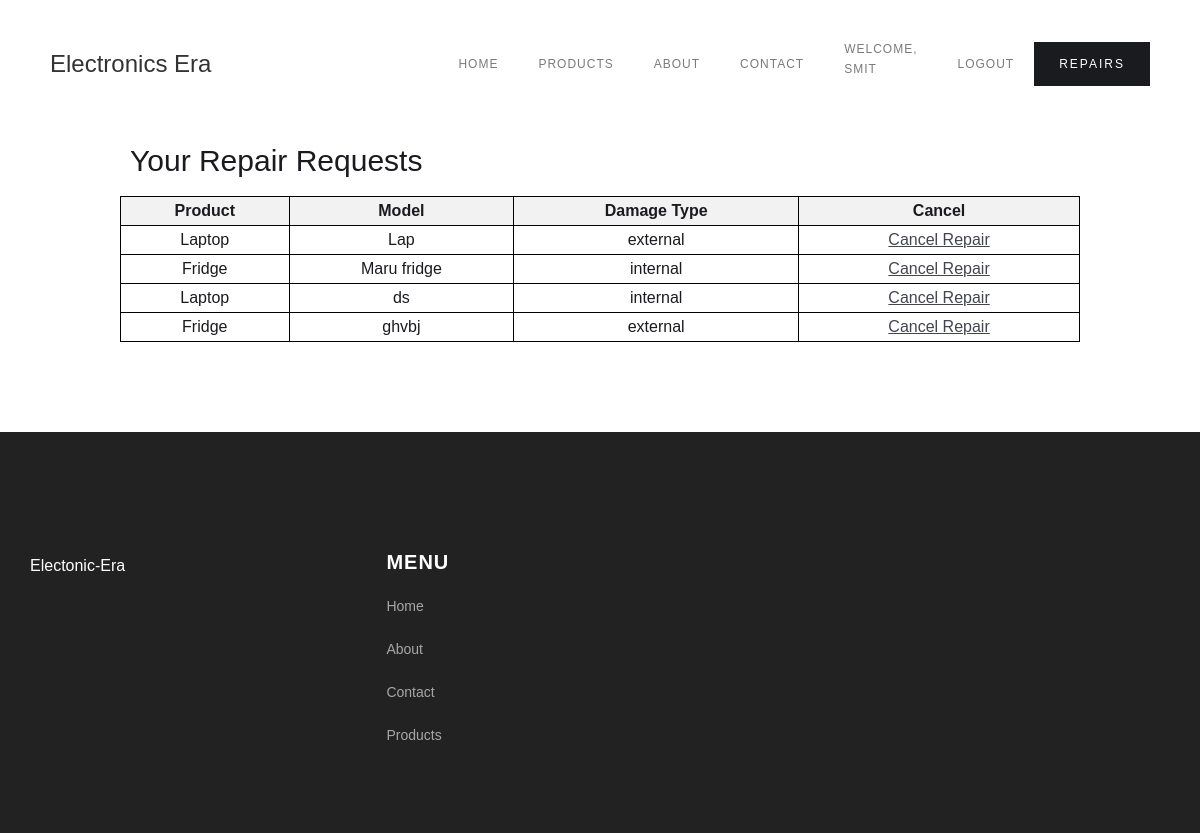
Screenshot of /orders.php (signed in) with the database file from the repository.
### tables this page shows
CREATE TABLE IF NOT EXISTS `repair_req` (
  `product` varchar(100) NOT NULL,
  `name` varchar(100) NOT NULL,
  `email` varchar(100) NOT NULL,
  `address` varchar(100) NOT NULL,
  `damage` text NOT NULL,
  `userid` int NOT NULL,
  `reqid` int NOT NULL AUTO_INCREMENT,
  PRIMARY KEY (`reqid`)
);

### orders.php (the view, shortened to what this page needs)
<!DOCTYPE html>
<html data-wf-domain="electronic-era-d58163.webflow.io" data-wf-page="660a380edcbe8e8216677e51"
    data-wf-site="660a380edcbe8e8216677e08" lang="en">
<head>
    <?php
    include('nav.php');
    ?>
</head>
<body>
<table class='product-table'>
      <thead>
        <tr>
          <th>Product</th>
          <th>Model</th>
          <th>Damage Type</th>
          <th>Cancel </th>
        </tr>
    </thead>
    <h3 style="margin-left: 130px;">Your Repair Requests</h3>
    <?php
     $servername = "localhost";
     $username = "root";
     $password = "";
     $dbname = "elec-era";
     $conn = new mysqli($servername, $username, $password, $dbname);
    $sql='SELECT * FROM repair_req WHERE userid='.$_COOKIE['userid'].'';
    $result = $conn->query($sql);
    if ($result->num_rows > 0) {
        while ($row = $result->fetch_assoc()) {
    echo '
    <tbody>
    <tr>
    <td>'.$row['product'].'</td>
    <td>'.$row['name'].'</td>
    <td>'.$row['damage'].'</td>
    <td><a href="remove.php?reqid='.$row['reqid'].'">Cancel Repair</a></td>
    </tr>';
        }
    }
    ?>
    </table>
    <?php
include('footer.php');
?>
</body>
</html>

### nav.php (shortened to what this page needs)
    <link href="home.css" rel="stylesheet" type="text/css" />
</head>
<body>
    <div data-collapse="medium" data-animation="default" data-duration="400" data-easing="ease" data-easing2="ease"
        role="banner" class="navigation w-nav">
        <div class="navigation-items"><a href="home.php" aria-current="page" class="logo-link w-nav-brand w--current"><h4>Electronics Era</h4></a>
            <div class="navigation-wrap">
                <nav role="navigation" class="navigation-items w-nav-menu">
                    <a href="home.php"
                class="navigation-item w-nav-link">Home</a>
                <a href="product.php"
                        class="navigation-item w-nav-link">Products</a><a href="about.php"
                        class="navigation-item w-nav-link">About</a><a href="contact.php"
                        class="navigation-item w-nav-link">Contact</a>
<?php
if (isset($_COOKIE['name'])) {
    echo '<p class="navigation-item w-nav-link">Welcome,<br>';
    echo $_COOKIE['name']."</p>";
    echo '<a href="logout.php" class="navigation-item w-nav-link">Logout</a>';
}else {
    echo '<a href="login.php" class="navigation-item w-nav-link">Login</a>';
}
?>
                    </nav><a href="orders.php"
                        data-node-type="commerce-cart-open-link"
                        class="w-commerce-commercecartopenlink button cc-cart w-inline-block" role="button"
                        aria-haspopup="dialog" aria-label="Open cart">
                        <div class="w-inline-block">Repairs</div>
                    </a>
                </div>
            </div>
        </div>

### footer.php (shortened to what this page needs)
<div class="section" style="background-color: #222; color: #fff; padding: 0; margin: 0; margin-top: 90px; height: 401px; align-items: center; overflow-x: hidden; overflow-y: hidden;">
    <div class="container">
        <div class="w-layout-grid footer">
            <a href="home.php" id="w-node-_88a386dd-8f07-0c34-70f0-2d9f87e2971b-87e29718"
                    class="logo-link w-inline-block" style="color: white; text-decoration: none;">Electonic-Era</a>
            <div id="w-node-_88a386dd-8f07-0c34-70f0-2d9f87e2971d-87e29718" class="label" style="font-size: 1.25rem; font-weight: bold; margin-bottom: 1rem; color: #fff;">Menu</div>
            <div id="w-node-_88a386dd-8f07-0c34-70f0-2d9f87e2971f-87e29718" class="links-section-footer">
                <a href="home.php" class="footer-link" style="color: #fff;">Home</a>
                <a href="about.php" aria-current="page" class="footer-link w--current" style="color: #fff;">About</a>
                <a href="contact.php" class="footer-link" style="color: #fff;">Contact</a>
                <a href="product.php" class="footer-link" style="color: #fff;">Products</a>
            </div>
        </div>
    </div>
</div>

### orders.php (style rules this page uses)
.product-table { width: 80%; margin-top: 1%; margin-left: 10%; margin-right: 10% ; border-collapse: collapse; }
.product-table th, .product-table td { max-height: 3px; border: 1px solid black; text-align: center; }
.product-table th { background-color: #f2f2f2; }

### rows the page displays
repair_req: product "Laptop", name "Lap", damage "external"
repair_req: product "Fridge", name "Maru fridge", damage "internal"
repair_req: product "Laptop", name "ds", damage "internal"
repair_req: product "Fridge", name "ghvbj", damage "external"

### other values shown
$_COOKIE['name'] "SMIT"
